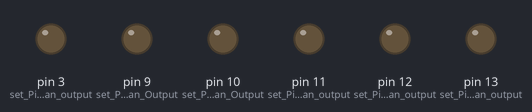
The sketch below on a simulated Arduino Uno, built with avr-gcc and run on an emulated ATmega328P. Shown: output pins drawn as LEDs (lit = HIGH). Random numbers use the default seed unless the sketch sets one.

Above: at 0.1 s.
At 37.62 s:
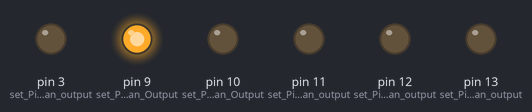
Timing chart, 0 to 39.3 s (numbered marks = the images above):
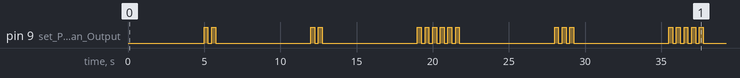

The sketch:

2_RandomLights.ino
```cpp
int randomNumber = 0;     // Global Variable for Random Number

void setup() {
  pinMode(13, OUTPUT);    // set Pin 13 as an output
  pinMode(11, OUTPUT);    // set Pin 11 as an output
  pinMode(12, OUTPUT);    // set Pin 12 as an output
  pinMode(3, OUTPUT);     // set Pin 3 as an output

  pinMode(9, OUTPUT);     // set Pin 9 as an Output
  pinMode(10, OUTPUT);    // set Pin 10 as an Output
}

// Main loop - runs repeatedly
void loop() {
  delay(5000);            // Wait for 5 seconds
  blinkingLights();       // Run the blinkingLights function
}

// Turn the LED ON by setting Pin 9 HIGH and Pin 10 LOW
void ON(){
  digitalWrite(9, HIGH);  // Set Pin 9 to HIGH = ON
  digitalWrite(10, LOW);  // Set Pin 10 to LOW = OFF
}

// Turn the LED OFF by setting both Pins 9 and 10 to LOW
void OFF() {
  digitalWrite(9, LOW);   // Set Pin 9 to LOW = OFF
  digitalWrite(10, LOW);  // Set Pin 10 to LOW = OFF
}

// Blinking lights function - flashes the LED a random number of times with a set interval
void blinkingLights() {
  int randomNumber = 0;               // Initialize randomNumber to 0

  randomNumber = random(1, 7);        // Generate a random number between 1 and 6
  flash(randomNumber, 0.25);          // Flash the LED using the random number and 0.25s interval
  delay(1000);                        // Wait for 1 second before the next pattern
}

// Flash function - flashes the LED a specified number of times with a given interval
void flash(int numberOfFlashes, float interval){
  for(int i = 0; i < numberOfFlashes; i++){  // Loop to flash LED 'randomNumber' times
    ON();                           // Turn the LED ON
    delay(interval * 1000);         // Wait for the interval (in milliseconds)
    OFF();                          // Turn the LED OFF
    delay(interval * 1000);         // Wait for the interval (in milliseconds)
  }
}
```

Measured:
- by itself, pin 9 (set_Pin_9_as_an_Output): LOW → HIGH at 5.0 s, → LOW 0.25 s later, → HIGH 0.25 s later, → LOW 0.25 s later, … (36 changes in this stretch)
